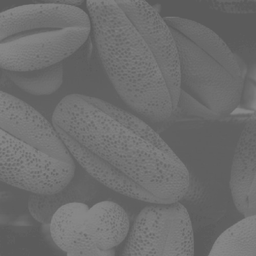
#> input picture Semester Assignment/pollen.tif, 256 x 256 px, shrunk from 889 x 889 before the run
$ python Q4.py
#> lines starting #> are read from the running program, lines starting #| are printed output that depends on the picture

import cv2
import numpy as np
from PIL import Image
import matplotlib.pyplot as plt
total_pixels = 0
grey_level = 255

def equilization(image, histogram, total_pixels, Array):
    #probability
    new_arr = [x/total_pixels for x in histogram]
    #commulative sum
    for i in range(1,256):
        new_arr[i] = new_arr[i]+new_arr[i-1]
    #multiplication with grey levels
    new_arr = [x * 255 for x in new_arr]
    new_arr = [round(x) for x in new_arr]

    for i in range (0, 256):
        for (a, b) in Array[i]:
            image[a][b] = new_arr[image[a][b]]
    return image

def applyHistogramEquilization(image):
    histogram = [0] * 256
    A = np.array([] * 255)
    iR = image.shape[0]
    iC = image.shape[1]

    # getting number of pixels of intensities
    total_pixels = 0
    Array = []
    for i in range(0, 256):
        subarray = []
        Array.append(subarray)

    for i in range(0, iR):
        for j in range(0, iC):
            total_pixels = total_pixels + 1
            histogram[image[i][j]] = histogram[image[i][j]] + 1
            x = i
            y = j
            Array[image[i][j]].append((i, j))
    image = equilization(image, histogram, total_pixels, Array)
    return image

def pixelVal(pix, r1, s1, r2, s2):
    if (0 <= pix and pix <= r1):
        return (s1 / r1) * pix
    elif (r1 < pix and pix <= r2):
        return ((s2 - s1) / (r2 - r1)) * (pix - r1) + s1
    else:
        return ((255 - s2) / (255 - r2)) * (pix - r2) + s2


def contrast_stretched_image(image, r1, r2, s1, s2):
    for i in range(0, image.shape[0]):
        for j in range(0, image.shape[1]):
            image[i][j] = pixelVal(image[i][j], r1, s1, r2, s2)
    return image


def returnMin(image):
    minn = image[0][0]
    for i in range(0, image.shape[0]):
        for j in range(0, image.shape[1]):
            if minn > image[i][j]:
                minn = image[i][j]
    return minn

def returnMax(image):
    maxx = image[0][0]
    for i in range(0, image.shape[0]):
        for j in range(0, image.shape[1]):
            if maxx < image[i][j]:
                maxx = image[i][j]
    return maxx


imge = cv2.imread('pollen.tif')
#> imge is the input picture: shape (256, 256, 3); min 89, max 136, mean 109.1
imge = cv2.cvtColor(imge, cv2.COLOR_BGR2GRAY)
#> imge: shape (256, 256)

r1 = 100
s1 = 50
r2 = 200
s2 = 230


print("Contrast Stretching where (r1,s1) = (100,50) and (r2,s2) = (200,230)")
img1 = imge.copy()
img1 = contrast_stretched_image(img1, r1, r2, s1, s2)
#> after the loop in contrast_stretched_image, `for i in range(0, image.shape[0]):`:
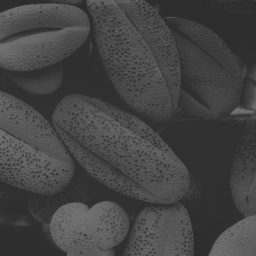
#> image: shape (256, 256); min 44, max 114, mean 67.8

s1 = 0
s2 = 255

print("Contrast Stretching where (r1,s1) = (rmin,0) and (r2,s2) = (rmax,255)")

r1 = returnMin(imge)
#> in returnMin, `minn = image[0][0]`: minn = 91
#> after the loop in returnMin, `for i in range(0, image.shape[0]):`: minn = 89
#> r1 = 89
r2 = returnMax(imge)
#> in returnMax, `maxx = image[0][0]`: maxx = 91
#> after the loop in returnMax, `for i in range(0, image.shape[0]):`: maxx = 136
#> r2 = 136
img2 = imge.copy()
img2 = contrast_stretched_image(img2, r1, r2, s1, s2)
#> call 2 of contrast_stretched_image, with r1 = 89, r2 = 136, s1 = 0, s2 = 255
#> after the loop in contrast_stretched_image (call 2), `for i in range(0, image.shape[0]):`:
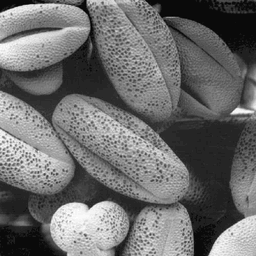
#> image: shape (256, 256); min 0, max 255, mean 108.4

print("Applying Histogram Equilization ")
img3 = imge.copy()
img3 = applyHistogramEquilization(img3)
#> after the loop in applyHistogramEquilization, `for i in range(0, iR):`: histogram = 256 values, max 4790 at index 96, min 0 at index 0, mean 256; total_pixels = 65536
#> in equilization, `new_arr = [x/total_pixels for x in histogram]`: new_arr = 256 values, max 0.0731 at index 96, min 0 at index 0, mean 0.00391
#> after the loop in equilization, `for i in range(1,256):`: new_arr = 256 values from 0 to 1
#> in equilization, `new_arr = [x * 255 for x in new_arr]`: new_arr = 256 values from 0 to 255
#> after the loop in equilization, `for i in range (0, 256):`:
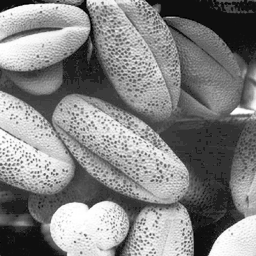
#> image: shape (256, 256); min 0, max 255, mean 131.3

images = [imge, img1, img2, img3]
titles = ["Original", "Contrast Stretched", "Contrast Stretched(min,max)", "Histogram Equilization"]
rows = 1
columns = 4
fig = plt.figure(figsize=(20, 20))
for i in range(1, columns * rows + 1):
    ax = fig.add_subplot(rows, columns, i)
    ax.title.set_text(titles[i-1])
    plt.axis('off')
    plt.imshow(images[i-1], cmap='gray', vmin=0, vmax=255)
    plt.axis('off')
plt.show()
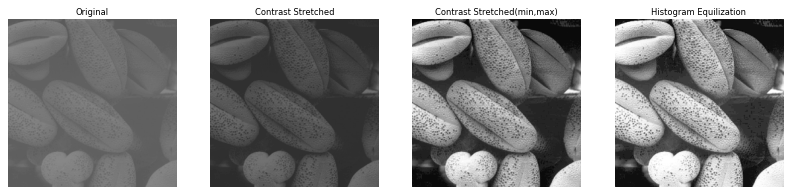
#> figure drawn by matplotlib, 4 panels
cv2.waitKey(0)
cv2.destroyAllWindows()
